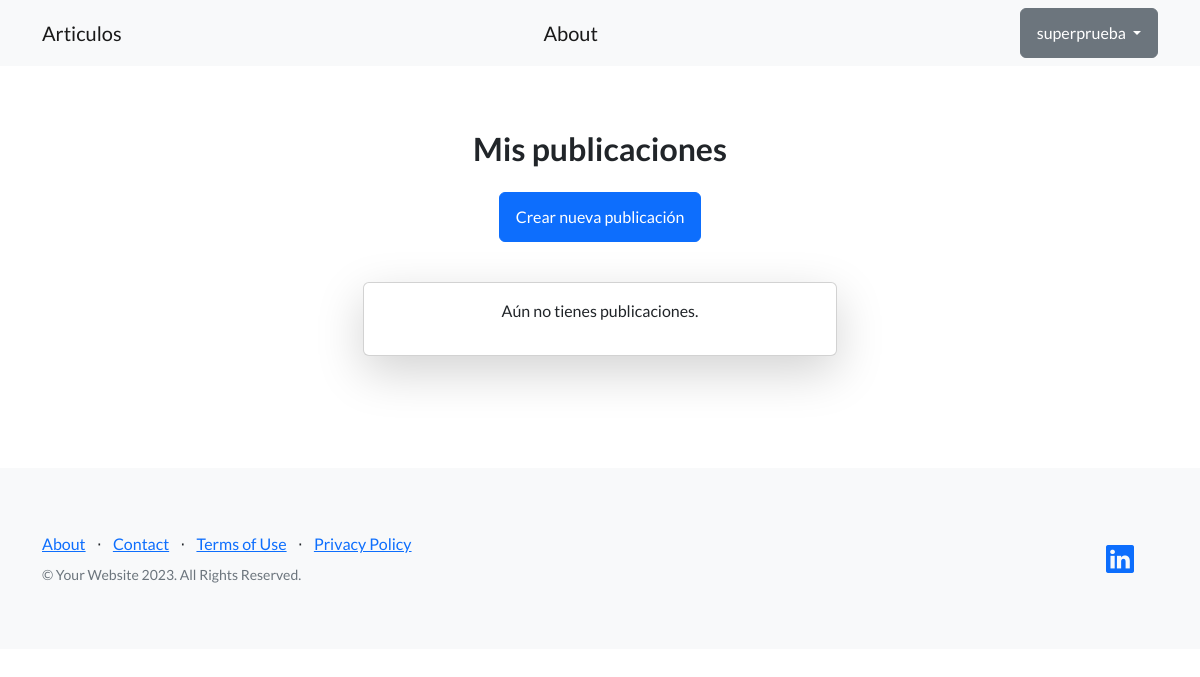
The app's page /blog/post_propios/ (signed in), older data.
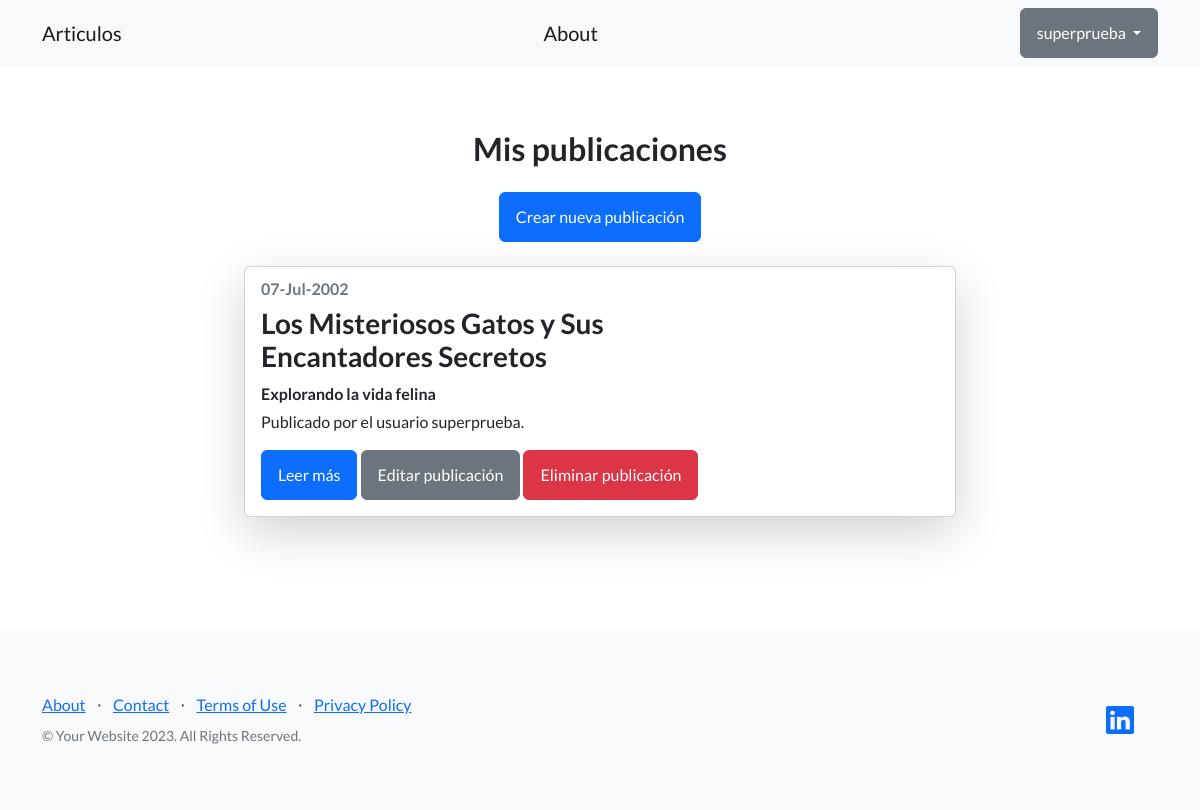
The same page, newer data.
### blog_mascotas/models.py (models this page shows, shortened)
class Articulo(models.Model):
    autor = models.ForeignKey(User, on_delete=models.SET_NULL, null=True)
    titulo = models.CharField(max_length=256)
    subtitulo = models.CharField(max_length=256)
    cuerpo = models.CharField(max_length=5656) #RichTextField
    fecha = models.DateField()

### blog_mascotas/views.py (the view)
@login_required
def post_propios(request):
    user = request.user
    articulo = Articulo.objects.filter(autor=user)
    context = {'articulo': articulo}
    return render(request, 'control_estudios/post_propios.html', context)

### blog_mascotas/templates/control_estudios/post_propios.html (shortened to what this page needs)
{% extends 'base.html' %}
{% block contenido %}
<section class="section-padding">
    <div class="container">
        <div class="row">
            <div class="col-lg-12 col-12 text-center">
                <h2 class="mb-4">Mis publicaciones</h2>
            </div>
            <div class="col-lg-12 col-12 text-center">
                <h5><a href="{% url 'articulo_formulario' %}" class="btn btn-primary">Crear nueva publicación</a></h5>
            </div>
            <div class="col-lg-8 col-12 mt-3 mx-auto">
                {% for articulo in articulo %}
                <div class="card mb-5 shadow-lg">
                    <div class="row g-0">
                        <div class="col-md-8">
                            <div class="card-body d-flex flex-column justify-content-between h-100">
                                <div>
                                    <h6 class="card-subtitle mb-2 text-muted">{{ articulo.fecha|date:'d-M-Y' }}</h6>
                                    <h3 class="card-title mb-2">{{ articulo.titulo }}</h3>
                                    <p class="mb-1"><strong>{{ articulo.subtitulo }}</strong></p>
                                    <p class="mb-0">Publicado por el usuario {{ articulo.autor }}.</p>
                                </div>
                                <div class="mt-3">
                                    <a href="{% url 'detalle_articulo' articulo.id %}" class="btn btn-primary">Leer más</a>
                                    <a href="{% url 'editar_articulo' articulo.id %}" class="btn btn-secondary">Editar publicación</a>
                                    <a href="{% url 'borrar_articulo' articulo.id %}" class="btn btn-danger">Eliminar publicación</a>
                                </div>
                            </div>
                        </div>
                    </div>
                </div>
                {% empty %}
                <div class="col-lg-8 col-12 mt-3 mx-auto">
                    <div class="card mb-5 shadow-lg">
                        <div class="card-body d-flex flex-column justify-content-center">
                            <div class="col-lg-12 col-12 text-center">
                                <p>Aún no tienes publicaciones.</p>
                            </div>
                        </div>
                    </div>
                </div>
                {% endfor %}
            </div>
        </div>
    </div>
</section>
{% endblock contenido %}

Row changes from the older to the newer data that the page shows:
added Articulo: fecha "07-Jul-2002", titulo "Los Misteriosos Gatos y Sus Encantadores Secretos", subtitulo "Explorando la vida felina", autor "superprueba"
Text that changed along with them:
text no longer shown: "Aún no tienes publicaciones."
